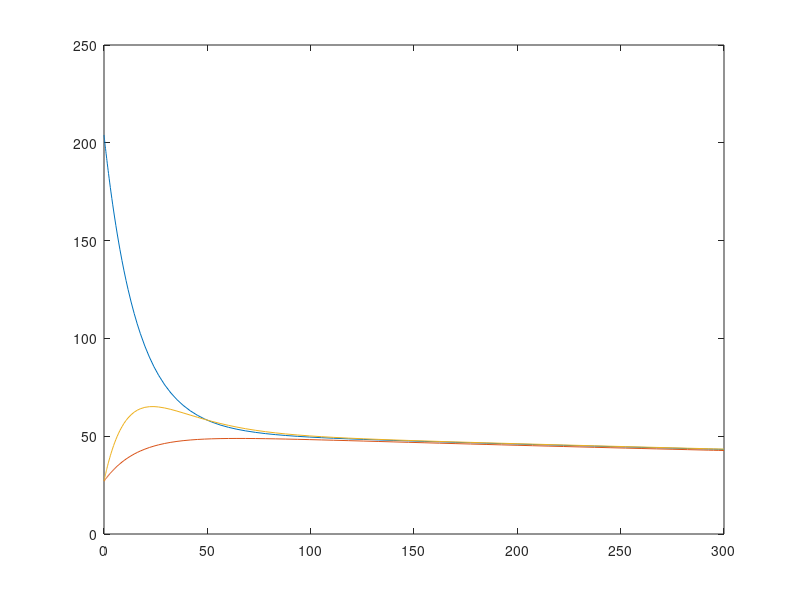

Write MATLAB code to recreate this figure. (Note: this script raises an error after producing the figure.)
function [T, M] = pizzaTimeSeries()

hCheese = .1;
hCrust = .1;
% kPizza = 
cCrust = 1.7;
cCheese = 4;
mCrust = .556;
mCheese = .198;
SApizzaB = 0.09931;
SApizzaS = 0.03429;
SApizzaT = .0792;

hBox = .01;
kBox = .21;
cBox = 5; %paper
mBox = 2; %changed for effect
SAboxCd = .09931;
SAboxCv = 1.2204;
SABoxOut = 1.3197;

cAir = 1.01;
mAir = 0.4; %changed for effect
tEnv = 20;

y1_init = 204;
y2_init = 27;
y3_init = 27;

[T, M] = ode45(@derivFunc, [0, 300], [y1_init; y2_init; y3_init]);

    function res = derivFunc(T, Y)
        
        tPizza = Y(1);
        tBox = Y(2);
        tAir = Y(3);
        
        qConvPizza = hCheese*SApizzaT*(tPizza-tAir) + hCrust*SApizzaS*(tPizza-tAir);
        qConvBoxI = hBox*SAboxCv*(tAir-tBox);
        qConvBoxO = hBox*SABoxOut*(tBox-tEnv);
        qCondPizza = kBox*SAboxCd*(tPizza-tBox)/.25;
        
        dqdtPizza = -qConvPizza - qCondPizza;
        dqdtBox = qCondPizza - qConvBoxO;
        dqdtAir = qConvPizza - qConvBoxI;
        
        dTdtPizza = (1/(mCrust*cCrust + mCheese*cCheese))*dqdtPizza;
        dTdtBox =  (1/(mBox*cBox))*dqdtBox;
        dTdtAir = (1/(mAir*cAir))*dqdtAir;
        
        res = [dTdtPizza; dTdtBox; dTdtAir];
    end
 plot(T, M);
 legend('Pizza', 'Box','Air');
 disp('Done');
end




